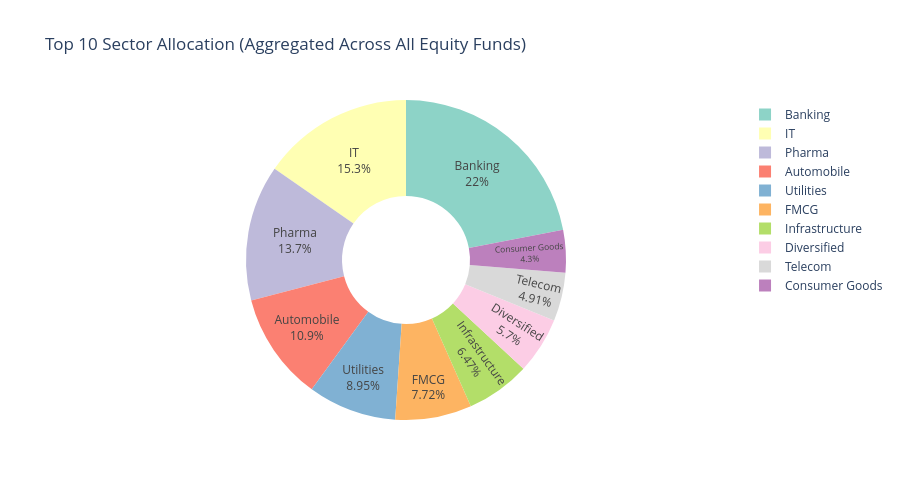

Notebook cell for this chart:
### Code cell
# Load the cleaned portfolio
portfolio = pd.read_csv(processed_path / "09_portfolio_holdings_cleaned.csv")

# Identify sector and weight columns (auto-detect)
sector_col = [col for col in portfolio.columns if 'sector' in col.lower()][0]
weight_col = [col for col in portfolio.columns if 'weight' in col.lower() or 'allocation' in col.lower() or 'pct' in col.lower()][0]

# Aggregate weights by sector
sector_weights = portfolio.groupby(sector_col)[weight_col].sum().reset_index()
sector_weights = sector_weights.sort_values(weight_col, ascending=False).head(10)  # top 10 sectors

# Donut chart
import plotly.express as px
fig = px.pie(sector_weights, values=weight_col, names=sector_col,
             title='Top 10 Sector Allocation (Aggregated Across All Equity Funds)',
             hole=0.4, color_discrete_sequence=px.colors.qualitative.Set3)
fig.update_traces(textposition='inside', textinfo='percent+label')
fig.update_layout(height=500)
fig.show()

### Figure 1 — Plotly figure (JSON) as saved in the notebook; plotly's stock layout.template omitted (floating-point values rounded to 4 significant figures)
{"data": [{"domain": {"x": [0, 1], "y": [0, 1]}, "hole": 0.4, "hovertemplate": "sector=%{label}<br>weight_pct=%{value}<extra></extra>", "labels": ["Banking", "IT", "Pharma", "Automobile", "Utilities", "FMCG", "Infrastructure", "Diversified", "Telecom", "Consumer Goods"], "legendgroup": "", "name": "", "showlegend": true, "textinfo": "percent+label", "textposition": "inside", "type": "pie", "values": [652.3, 455.5, 407.4, 323.6, 265.5, 229.1, 192.2, 169.2, 145.6, 127.6]}], "layout": {"height": 500, "legend": {"tracegroupgap": 0}, "piecolorway": ["rgb(141,211,199)", "rgb(255,255,179)", "rgb(190,186,218)", "rgb(251,128,114)", "rgb(128,177,211)", "rgb(253,180,98)", "rgb(179,222,105)", "rgb(252,205,229)", "rgb(217,217,217)", "rgb(188,128,189)", "rgb(204,235,197)", "rgb(255,237,111)"], "title": {"text": "Top 10 Sector Allocation (Aggregated Across All Equity Funds)"}}}
